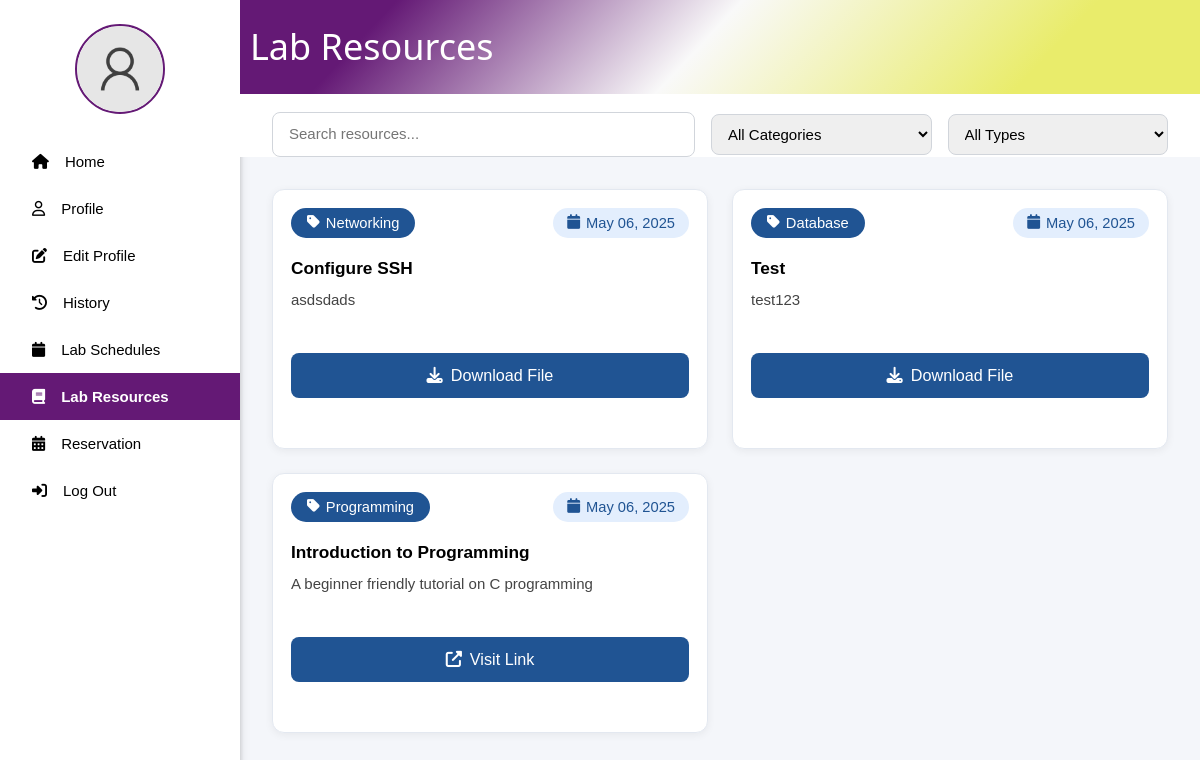
Before: /student/view_lab_resources.php (signed in) with the older database file.
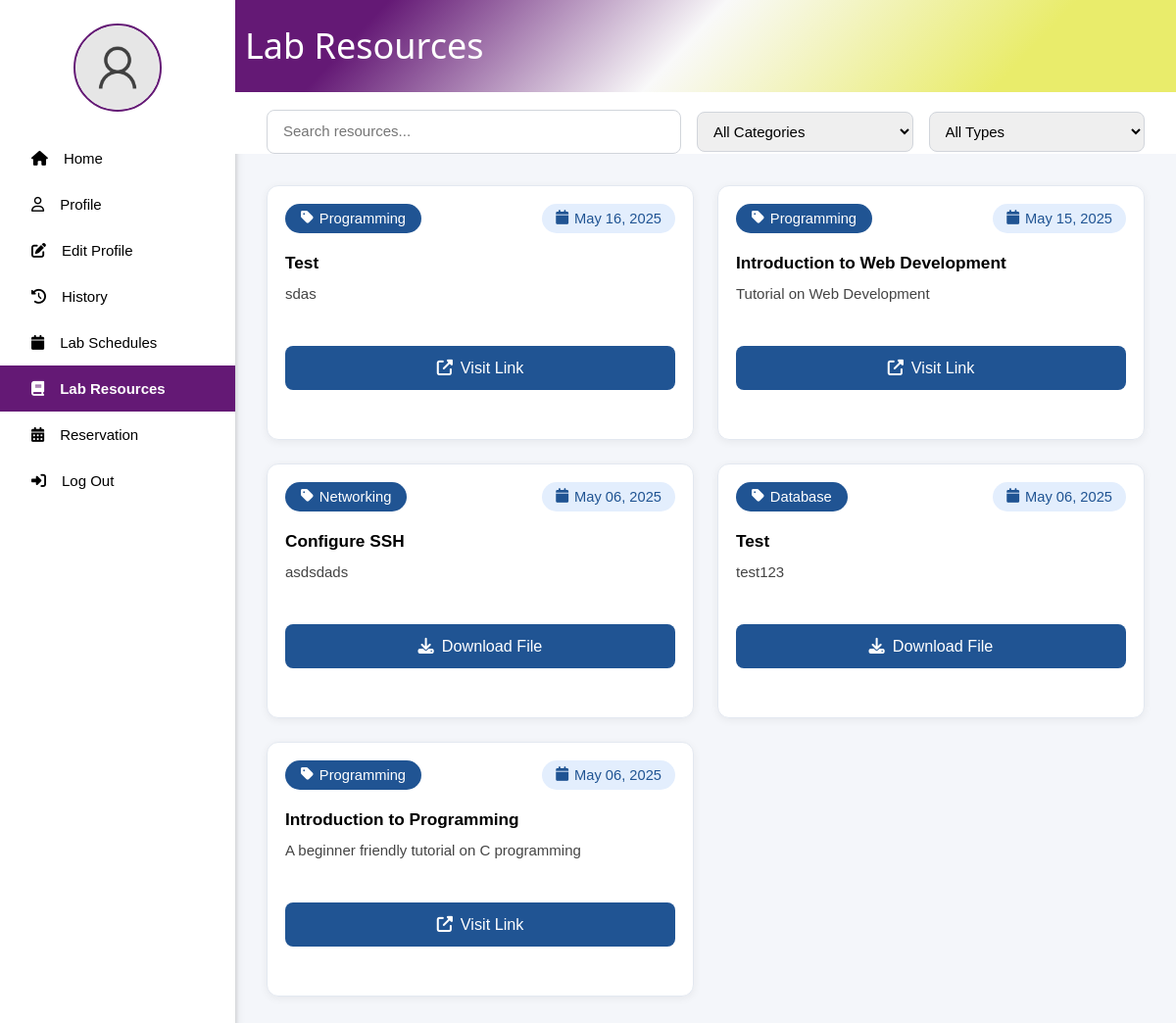
After: the same page with the newer database file.
### tables this page shows
CREATE TABLE `lab_resources` (
  `id` int(11) NOT NULL,
  `title` varchar(255) NOT NULL,
  `description` text NOT NULL,
  `category` varchar(100) NOT NULL,
  `resource_link` varchar(500) DEFAULT NULL,
  `file_path` varchar(500) DEFAULT NULL,
  `created_at` datetime DEFAULT current_timestamp()
);

### student/view_lab_resources.php (the view, shortened to what this page needs)
<?php
include '../includes/connect.php';
$user = isset($_SESSION['user']) ? $_SESSION['user'] : null;
$res_list = [];
$res = $conn->query("SELECT * FROM lab_resources ORDER BY created_at DESC");
while ($row = $res->fetch_assoc()) $res_list[] = $row;
$categories = ['All Categories', 'Programming', 'Database', 'Networking', 'Other'];
$types = ['All Types', 'File', 'Link'];
?>
<!DOCTYPE html>
<html lang="en">
<head>
    <link rel="stylesheet" href="../css/w3.css">
    <link rel="stylesheet" href="../css/side_nav.css">
</head>
<body>
<div class="w3-sidebar w3-bar-block w3-collapse w3-card w3-animate-left" style="width:20%;" id="mySidebar">
    <div class="profile w3-center w3-margin w3-padding">
        <?php
        $profile_pic = isset($user['PROFILE_PIC']) ? $user['PROFILE_PIC'] : '../images/default_pic.png';
        ?>
        <img src="<?php echo (strpos($profile_pic, 'uploads/') === 0 ? '../' : '') . htmlspecialchars($profile_pic); ?>" alt="profile_pic" style="width: 90px; height:90px;">
    </div>
    <a href="dashboard.php" class="w3-bar-item w3-button"><i class="fa-solid fa-house w3-padding"></i><span>Home</span></a>
    <a href="#" onclick="document.getElementById('profile').style.display='block'" class="w3-bar-item w3-button"><i class="fa-regular fa-user w3-padding"></i><span>Profile</span></a>
    <a href="profile.php" class="w3-bar-item w3-button"><i class="fa-solid fa-edit w3-padding"></i><span>Edit Profile</span></a>
    <a href="history.php" class="w3-bar-item w3-button"><i class="fa-solid fa-clock-rotate-left w3-padding"></i><span>History</span></a>
    <a href="view_lab_schedules.php" class="w3-bar-item w3-button"><i class="fa-solid fa-calendar w3-padding"></i><span>Lab Schedules</span></a>
    <a href="view_lab_resources.php" class="w3-bar-item w3-button active"><i class="fa-solid fa-book w3-padding"></i><span>Lab Resources</span></a>
    <a href="make_reservation.php" class="w3-bar-item w3-button"><i class="fa-solid fa-calendar-days w3-padding"></i><span>Reservation</span></a>
    <a href="../logout.php" class="w3-bar-item w3-button"><i class="fa-solid fa-right-to-bracket w3-padding"></i><span>Log Out</span></a>
</div>
<div style="margin-left:20%; z-index: 1; position: relative;">
    <div class="title_page w3-container" style="display: flex; align-items: center;">
        <h1 style="margin-left: 10px; color: #ffff;">Lab Resources</h1>
    </div>
        <div class="filters-bar">
            <input class="search-input" type="text" id="searchInput" placeholder="Search resources..." onkeyup="filterResources()">
            <select class="filter-select" id="categoryFilter" onchange="filterResources()">
                <?php foreach ($categories as $cat): ?>
                    <option value="<?php echo $cat; ?>"><?php echo $cat; ?></option>
                <?php endforeach; ?>
            </select>
            <select class="filter-select" id="typeFilter" onchange="filterResources()">
                <?php foreach ($types as $type): ?>
                    <option value="<?php echo $type; ?>"><?php echo $type; ?></option>
                <?php endforeach; ?>
            </select>
        </div>
        <div class="resources-grid" id="resourcesGrid">
            <?php foreach ($res_list as $res): ?>
                <div class="resource-card" data-title="<?php echo strtolower($res['title']); ?>" data-category="<?php echo $res['category']; ?>" data-type="<?php echo ($res['file_path'] ? 'File' : ($res['resource_link'] ? 'Link' : '')); ?>">
                    <div class="resource-card-header">
                        <span class="category-badge"><i class="fa-solid fa-tag"></i> <?php echo htmlspecialchars($res['category']); ?></span>
                        <span class="date-badge"><i class="fa-solid fa-calendar"></i> <?php echo date('F d, Y', strtotime($res['created_at'])); ?></span>
                    </div>
                    <div class="resource-title"><?php echo htmlspecialchars($res['title']); ?></div>
                    <div class="resource-desc"><?php echo htmlspecialchars($res['description']); ?></div>
                    <div class="resource-actions">
                        <?php if ($res['resource_link']): ?>
                            <a class="visit-link" href="<?php echo htmlspecialchars($res['resource_link']); ?>" target="_blank"><i class="fa-solid fa-up-right-from-square"></i> Visit Link</a>
                        <?php endif; ?>
                        <?php if ($res['file_path']): ?>
                            <a class="download-file" href="<?php echo htmlspecialchars($res['file_path']); ?>" target="_blank"><i class="fa-solid fa-download"></i> Download File</a>
                        <?php endif; ?>
                    </div>
                </div>
            <?php endforeach; ?>
    </div>
</div>
</body>
</html>

Changed rows visible on the page:
added lab_resources: category "Programming", created_at "May 16, 2025", title "Test", description "sdas"
added lab_resources: category "Programming", created_at "May 15, 2025", title "Introduction to Web Development", description "Tutorial on Web Development"
